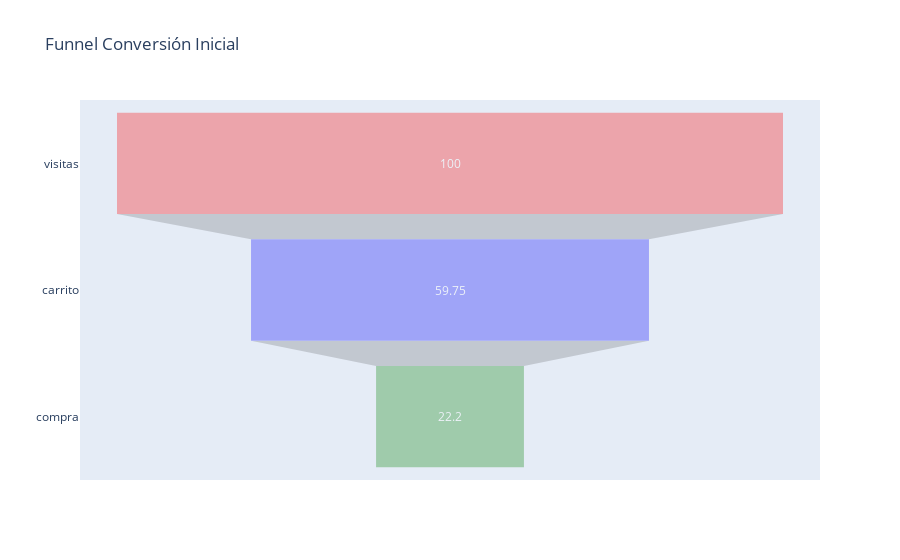

Write notebook code for a chart like this one.
### Code cell
# Ejecutamos la funcion

funnel_analytics(df.evento)

### Figure 1 — Plotly figure (JSON) as saved in the notebook; plotly's stock layout.template omitted (floating-point values rounded to 4 significant figures)
{"data": [{"marker": {"color": ["red", "blue", "green"]}, "opacity": 0.3, "type": "funnel", "x": [100, 59.75, 22.2], "y": ["visitas", "carrito", "compra"]}], "layout": {"title": {"text": "Funnel Conversión Inicial"}}}
